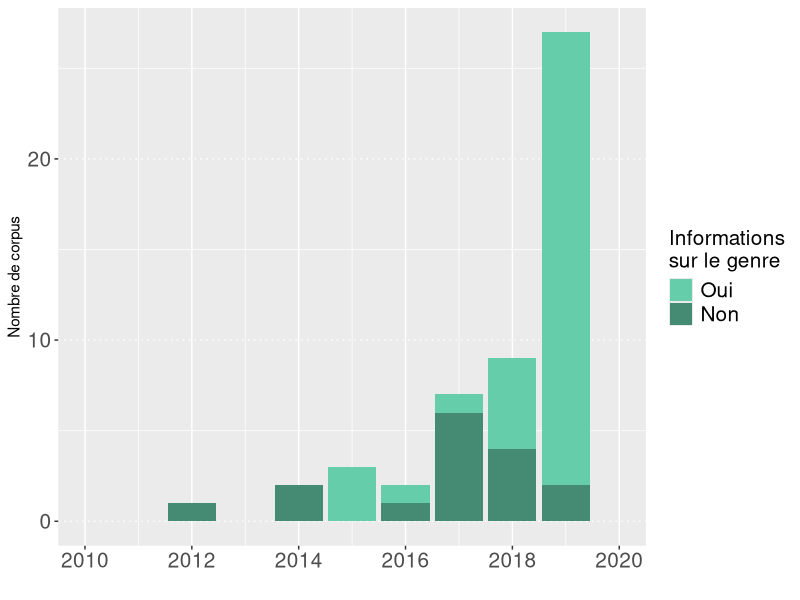

Reproduce this figure in R.
#install.packages("ggplot2")
#install.packages("dplyr")
#install.packages("tidyr")
#install.packages("readr")


library(ggplot2)
library(dplyr)
library(tidyr)
library(readr)

#setwd()
#Change accordingly with path to your directory containing the csv file 


summup_oslr <- read_delim("summup_oslr.csv", ";",
                          escape_double = FALSE,
                          col_types = cols(`#spk` = col_integer(), 
                                           `#spk_f` = col_integer(), 
                                           `#spk_m` = col_integer(), 
                                           elicited = col_factor(levels = c("yes","no")), 
                                           found_in = col_factor(levels = c("metadata",
                                                                            "indexed", 
                                                                            "paper", 
                                                                            "manually")),
                                           lang_status = col_factor(levels = c("Low-resource","High-resource")),
                                           provided = col_factor(levels = c("yes","no")), 
                                           sampling = col_factor(levels = c("8000",
                                                                            "16000", 
                                                                            "22050", 
                                                                            "44100", 
                                                                            "48000")),
                                           lang_status = col_factor(levels = c("Low-resource","High-resource")),
                                           task = col_factor(levels = c("ASR","TTS"))),
                          locale = locale(decimal_mark = ",", grouping_mark = ""), 
                          trim_ws = TRUE)


# Global statistics,  #resources, languages, with and without accent/dialect variation
corpora <- summup_oslr %>% group_by(id) %>% summarize() # 53 speech resources
lang <- summup_oslr %>% group_by(lang) %>% summarize() # 33 different languages 
lang_dial <- summup_oslr %>% group_by(lang,dial) %>% summarize() #51 dial/accent variations

# In total 66 resources: if we divide resources containing different languages and/or accents/dialects
summary(summup_oslr$provided)
# 24/66 = 36,4% of the corpora without gender info
nprov<-subset(summup_oslr,provided=="no")
summary(nprov$`#spk`)
# in which 12 with no info about speakers at all


#Creating a subset with all corpora with gender info provided
prov <- subset(summup_oslr,provided=="yes")
summary(prov)

#Count where info was found
prov_stat <- prov %>% group_by(found_in) %>% summarize(count=n())

#Create a subset containing only corpora with gender info 
#(different from the one above as we sometimes looked for the info manually)
summup_full <- subset(summup_oslr,!is.na(`#spk_f`))
gender <- summup_full %>% summarise(spk_f = sum(`#spk_f`),spk_m = sum(`#spk_m`))
#3050 women et 3022 men - total : 6072 speakers

#Examining gender difference regarding elicitation status
gender_elicited <- summup_full %>% group_by(elicited) %>% summarise(count = n(),
                                                                    spk_f = sum(`#spk_f`),
                                                                    spk_m = sum(`#spk_m`),
                                                                    spk_total = spk_m+spk_f,
                                                                    per_f = spk_f/spk_total*100,
                                                                    per_m =spk_m/spk_total*100)

#Creating a subset without Librispeech
summup_woLS <- subset(summup_full, id!="SLR12")

gender_elicited_woLS_s <- summup_woLS %>% group_by(elicited,size) %>% summarise(count = n(),
                                                                         spk_f = sum(`#spk_f`),
                                                                         spk_m = sum(`#spk_m`),
                                                                         spk_total = spk_m+spk_f,
                                                                         per_f = spk_f/spk_total*100,
                                                                         per_m =spk_m/spk_total*100)

# We observe that after removing Librispeech, gender balance in terms of number of speakers is achieved in elicited corpora 



#Examining gender difference regarding language status in elicited corpora
summup_eli <- subset(summup_full,elicited=="yes")
gender_lang_eli <- summup_eli %>% group_by(lang_status) %>% summarise(count = n(),
                                                                         spk_f = sum(`#spk_f`),
                                                                         spk_m = sum(`#spk_m`),
                                                                         spk_total = spk_m+spk_f,
                                                                         per_f = spk_f/spk_total*100,
                                                                         per_m =spk_m/spk_total*100)


#Examining gender difference regarding the task
gender_task<- summup_full %>% group_by(task) %>% summarise(count = n(),
                                                           spk_f = sum(`#spk_f`),
                                                           spk_m = sum(`#spk_m`),
                                                           spk_total = spk_m+spk_f,
                                                           per_f = spk_f/spk_total*100,
                                                           per_m =spk_m/spk_total*100)

#More women present for TTS task


#Crossing parameters : task, elicitation status and language status
gender_task_stat <- summup_full %>% group_by(task,elicited,lang_status) %>% summarise(count = n(),
                                                                            spk_f = sum(`#spk_f`),
                                                                            spk_m = sum(`#spk_m`),
                                                                            spk_total = spk_m+spk_f,
                                                                            per_f = spk_f/spk_total*100,
                                                                            per_m =spk_m/spk_total*100)


#Examining gender difference at the utterance level
utt<-subset(summup_oslr,`#utt_m`!="NA") # We create a subset containing corpora with gendered utterance info provided
gender_utt <- utt %>% summarize(corpora=n(),
                                nb_m=sum(utt$`#spk_m`,na.rm=T),
                                nb_f=sum(utt$`#spk_f`,na.rm=T),
                                sum_utt_m=sum(utt$`#utt_m`),
                                sum_utt_f=sum(utt$`#utt_f`))

gender_utt2 <- utt %>% group_by(elicited) %>% summarize(corpora=n(),nb_m=sum(`#spk_m`,na.rm=T),
                                                        nb_f=sum(`#spk_f`,na.rm=T),
                                                        sum_utt_m=sum(`#utt_m`),
                                                        sum_utt_f=sum(`#utt_f`))

#Caution: 3 outliers, corpora mono-genre containing only male speakers, that are distorting the total number of utterances.
#If we look at the means, no difference between man and women in non elicited corpora



#Evolution in time
ggplot(summup_oslr,aes(x=year,fill=factor(provided,labels=c('Oui','Non'))))+geom_bar()+
  labs(x="",y="Nombre de corpus",fill="Informations\nsur le genre")+
  scale_x_continuous(lim=c(2010,2020), breaks = c(2010, 2012, 2014, 2016, 2018, 2020))+
  scale_fill_manual(values=c("aquamarine3","aquamarine4"))+
  theme(axis.text = element_text(size=15),
        legend.title = element_text(size=15),
        legend.text = element_text(size=15),
        panel.grid.major.y = element_line(linetype=3))

                     
